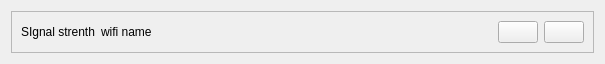
<?xml version="1.0" encoding="UTF-8"?>
<ui version="4.0">
 <class>network</class>
 <widget class="QWidget" name="network">
  <property name="geometry">
   <rect>
    <x>0</x>
    <y>0</y>
    <width>605</width>
    <height>62</height>
   </rect>
  </property>
  <property name="sizePolicy">
   <sizepolicy hsizetype="Expanding" vsizetype="Fixed">
    <horstretch>0</horstretch>
    <verstretch>0</verstretch>
   </sizepolicy>
  </property>
  <property name="windowTitle">
   <string>Form</string>
  </property>
  <layout class="QHBoxLayout" name="horizontalLayout">
   <item>
    <widget class="QFrame" name="frame">
     <property name="sizePolicy">
      <sizepolicy hsizetype="Expanding" vsizetype="Fixed">
       <horstretch>0</horstretch>
       <verstretch>0</verstretch>
      </sizepolicy>
     </property>
     <property name="frameShape">
      <enum>QFrame::StyledPanel</enum>
     </property>
     <property name="frameShadow">
      <enum>QFrame::Raised</enum>
     </property>
     <layout class="QHBoxLayout" name="horizontalLayout_2">
      <item>
       <widget class="QLabel" name="signalStrengthLabel">
        <property name="text">
         <string>SIgnal strenth</string>
        </property>
       </widget>
      </item>
      <item>
       <widget class="QLabel" name="nameLabel">
        <property name="text">
         <string>wifi name</string>
        </property>
       </widget>
      </item>
      <item>
       <spacer name="horizontalSpacer">
        <property name="orientation">
         <enum>Qt::Horizontal</enum>
        </property>
        <property name="sizeHint" stdset="0">
         <size>
          <width>40</width>
          <height>20</height>
         </size>
        </property>
       </spacer>
      </item>
      <item>
       <widget class="QPushButton" name="encryptionIcon">
        <property name="text">
         <string/>
        </property>
       </widget>
      </item>
      <item>
       <widget class="QPushButton" name="enterButton">
        <property name="text">
         <string/>
        </property>
        <property name="icon">
         <iconset resource="../../../eink.qrc">
          <normaloff>:/resources/chevron-right.png</normaloff>:/resources/chevron-right.png</iconset>
        </property>
       </widget>
      </item>
     </layout>
    </widget>
   </item>
  </layout>
 </widget>
 <resources>
  <include location="../../../eink.qrc"/>
 </resources>
 <connections/>
</ui>
